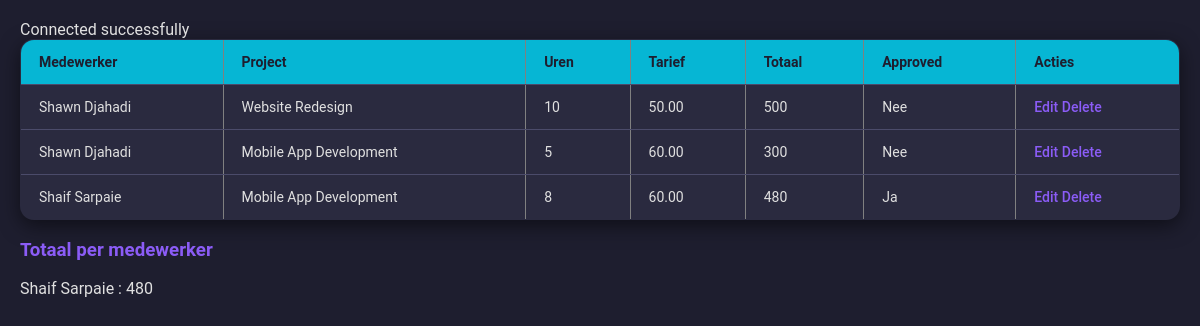
The page /Final_Opdracht_P8_Djahadi_Sarpaie/test.php on the database its author committed.
### tables this page shows
CREATE TABLE `worklogs` (
  `id` int(11) NOT NULL,
  `employee_id` int(11) NOT NULL,
  `project_id` int(11) NOT NULL,
  `hours_worked` int(11) NOT NULL CHECK (`hours_worked` >= 1),
  `approved` enum('Ja','Nee') NOT NULL DEFAULT 'Nee',
  `created_at` timestamp NOT NULL DEFAULT current_timestamp()
);

CREATE TABLE `employees` (
  `id` int(11) NOT NULL,
  `name` varchar(100) NOT NULL,
  `email` varchar(100) NOT NULL,
  `hire_year` year(4) NOT NULL
);

CREATE TABLE `projects` (
  `id` int(11) NOT NULL,
  `project_name` varchar(100) NOT NULL,
  `hourly_rate` decimal(10,2) NOT NULL DEFAULT 0.00
);

### Final_Opdracht_P8_Djahadi_Sarpaie/test.php (the view)
<link rel="stylesheet" href="style.css">
<?php require 'db.php'; ?>
<table border="1">
<tr>
<th>Medewerker</th>
<th>Project</th>
<th>Uren</th>
<th>Tarief</th>
<th>Totaal</th>
<th>Approved</th>
<th>Acties</th>
</tr>
<?php
$sql = "SELECT w.*, e.name, p.project_name, p.hourly_rate
FROM worklogs w
JOIN employees e ON w.employee_id = e.id
JOIN projects p ON w.project_id = p.id";
$data = $pdo->query($sql);
$total_per_employee = [];
foreach ($data as $row) {
    $total = $row['hours_worked'] * $row['hourly_rate'];
    if ($row['approved'] == 'Ja') {
        if (!isset($total_per_employee[$row['name']])) {
            $total_per_employee[$row['name']] = 0;
        }
        $total_per_employee[$row['name']] += $total;
    }
    echo "<tr>
    <td>{$row['name']}</td>
    <td>{$row['project_name']}</td>
    <td>{$row['hours_worked']}</td>
    <td>{$row['hourly_rate']}</td>
    <td>$total</td>
    <td>{$row['approved']}</td>
    <td>
    <a href='worklog_edit.php?id={$row['id']}'>Edit</a>
    <a href='delete.php?type=worklog&id={$row['id']}'>Delete</a>
    </td>
    </tr>";
}
?>
</table>
<h3>Totaal per medewerker</h3>
<?php
foreach ($total_per_employee as $name => $sum) {
    echo "$name : $sum <br>";
}
?>

### Final_Opdracht_P8_Djahadi_Sarpaie/style.css (style rules this page uses)
h1, h3 { color: #8b5cf6; }
table { border-collapse: collapse; width: 100%; background: #2a2a3f; border-radius: 14px; overflow: hidden; box-shadow: 0 6px 20px rgba(0,0,0,0.5); }
th, td { padding: 14px 18px; text-align: left; border-bottom: 1px solid #4b4b6a; font-size: 14px; color: #e0e0e0; }
th { background-color: #06b6d4; color: #1e1e2f; font-weight: 600; }
a { text-decoration: none; color: #8b5cf6; font-weight: 500; }

### rows shown on the page
worklogs: employee.name "Shawn Djahadi", project.project_name "Website Redesign", hours_worked "10", project.hourly_rate "50.00", hours_worked.hourly_rate "500", approved "Nee"
worklogs: employee.name "Shawn Djahadi", project.project_name "Mobile App Development", hours_worked "5", project.hourly_rate "60.00", hours_worked.hourly_rate "300", approved "Nee"
worklogs: employee.name "Shaif Sarpaie", project.project_name "Mobile App Development", hours_worked "8", project.hourly_rate "60.00", hours_worked.hourly_rate "480", approved "Ja"

### other values the page prints
$name "Shaif Sarpaie"
$sum "480"
